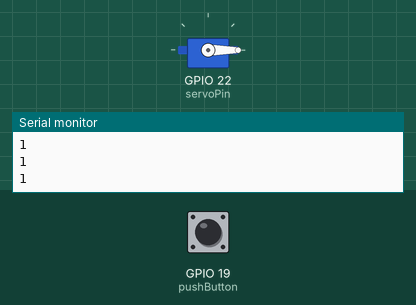
This sketch was run on a simulated ESP32. Parts: servo, the last lines printed to the serial monitor. Inputs (shaded band) come from the test bench; at power-on: GPIO 19 (pushButton) HIGH.

Above: at 1.2 s.
1.3 s: GPIO 19 (pushButton) pulled LOW for 0.15 s
At 2.1 s:
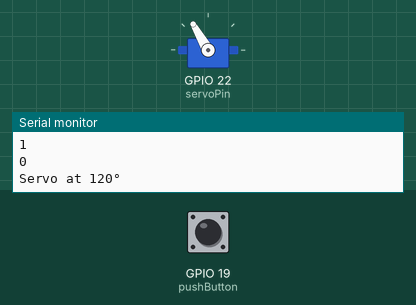
At 7.4 s:
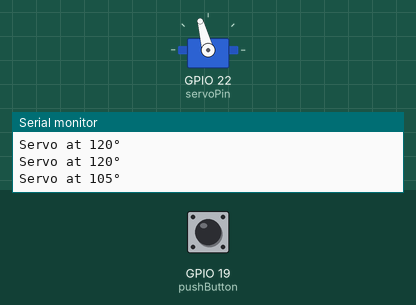
10.4 s: GPIO 19 (pushButton) pulled LOW for 1 s
At 17.6 s:
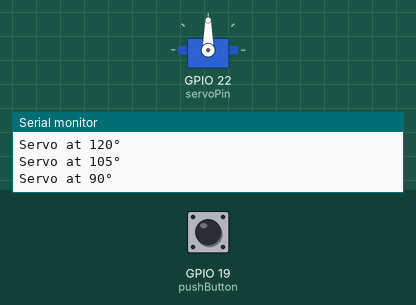
Timing chart, 0 to 18.9 s (numbered marks = the images above; inputs shaded):
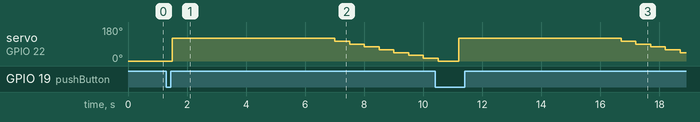

Measured:
- after the input at 1.3 s, servo on GPIO 22 (servoPin): 0° → 120° after 0.20 s, → 105° 5.5 s later, → 90° 0.50 s later, → 75° 0.50 s later, … (8 changes in this stretch)

The sketch:

visitingcard.ino
```cpp
#include <ESP32Servo.h>

Servo myServo;
int servoPin = 22;    // Servo connected to GPIO22
int pushButton = 19;  // Input pin (D19)

void setup() {
  Serial.begin(9600);
  pinMode(pushButton, INPUT);   // Button input
  myServo.attach(servoPin);     // Attach servo
  myServo.write(0);             // Step 1: Move to 0° on startup
  Serial.println("Startup: Servo at 0°");
}

void loop() {
  int buttonState = digitalRead(pushButton);
  Serial.println(buttonState);   // print 0 or 1

  if (buttonState == 0) {       // Step 2: If digitalRead is 0
    delay(200);                 // wait 500ms
    myServo.write(120);         // move to 120°
    Serial.println("Servo at 120°");
    delay(5000);                // Step 3: wait 5000ms

    // Step 4: Gradually return to 0
    for (int pos = 120; pos >= 0; pos -= 15) {
      myServo.write(pos);
      Serial.print("Servo at ");
      Serial.print(pos);
      Serial.println("°");
      delay(500);
    }
  }
}
```
